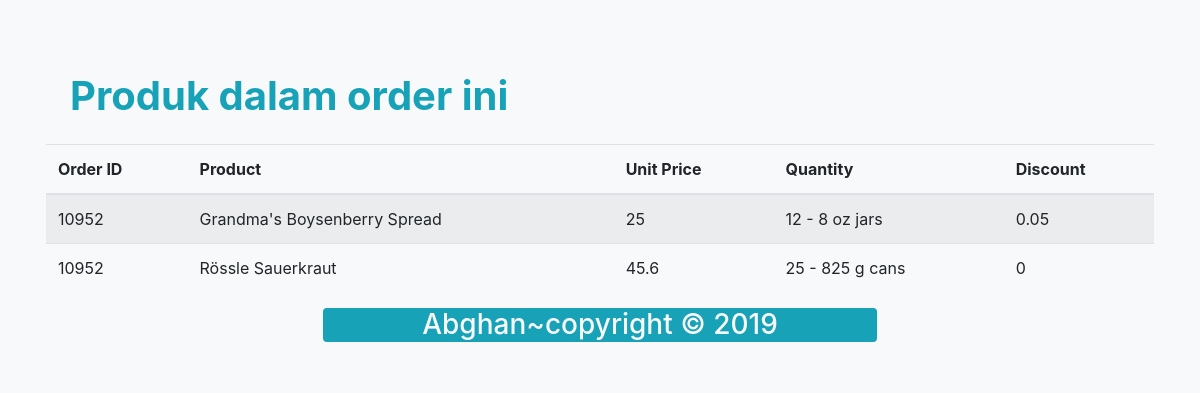
/order-details.php?oid=10952, run on the app's committed database.
### tables this page shows
CREATE TABLE `orderdetails` (
  `OrderID` int(11) NOT NULL default '0',
  `ProductID` int(11) NOT NULL default '0',
  `UnitPrice` double default NULL,
  `Quantity` smallint(6) default NULL,
  `Discount` float default NULL,
  PRIMARY KEY  (`OrderID`,`ProductID`)
);

CREATE TABLE `products` (
  `ProductID` int(11) NOT NULL default '0',
  `ProductName` varchar(40) default NULL,
  `SupplierID` int(11) default NULL,
  `CategoryID` int(11) default NULL,
  `QuantityPerUnit` varchar(20) default NULL,
  `UnitPrice` double default NULL,
  `UnitsInStock` smallint(6) default NULL,
  `UnitsOnOrder` smallint(6) default NULL,
  `ReorderLevel` smallint(6) default NULL,
  `Discontinued` tinyint(1) default NULL,
  PRIMARY KEY  (`ProductID`)
);

### order-details.php (the view, shortened to what this page needs)
<!DOCTYPE html>
<html lang="en">
<head>
  <link rel="stylesheet" href="css/bootstrap.min.css">
</head>
<body class="bg-light">
  <?php
  $oid = $_GET['oid'];
  $link = mysqli_connect("localhost", "root", "", "nwind");
  $data = mysqli_query($link, "SELECT * FROM orderdetails LEFT JOIN products ON products.ProductID = orderdetails.ProductID WHERE OrderID = '$oid'");
  ?>
  <div class="container bg-light p-3 my-5 rounded">
    <h1 class="text-info mt-2 ml-4 mb-auto"><b>Produk dalam order ini</b></h1><br>
    <table class="table table-striped">
      <thead>
        <tr>
          <th scope="col">Order ID</th>
          <th scope="col">Product</th>
          <th scope="col">Unit Price</th>
          <th scope="col">Quantity</th>
          <th scope="col">Discount</th>
        </tr>
      </thead>
      <tbody>
        <?php
        while ($row = mysqli_fetch_array($data)) {
          ?>
          <tr>
            <td><?= $row['OrderID']; ?></td>
            <td><?= $row['ProductName'] ?></td>
            <td><?= $row['UnitPrice']; ?></td>
            <td><?= $row['QuantityPerUnit']; ?></td>
            <td><?= $row['Discount']; ?></td>
          </tr>
        <?php
        }
        ?>
      </tbody>
    </table>
    <div class="container col-6 bg-info rounded">
        <h3 class="text-light text-center">Abghan~copyright &copy 2019</h3>
    </div>
  </div>
</body>
</html>

### data on the page
orderdetails: OrderID "10952", ProductID.ProductName "Grandma's Boysenberry Spread", ProductID.UnitPrice "25", ProductID.QuantityPerUnit "12 - 8 oz jars", Discount "0.05"
orderdetails: OrderID "10952", ProductID.ProductName "Rössle Sauerkraut", ProductID.UnitPrice "45.6", ProductID.QuantityPerUnit "25 - 825 g cans", Discount "0"
